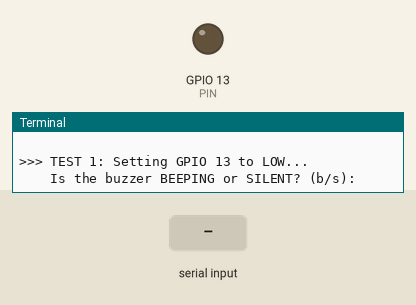
Simulated run of this program. Board: Raspberry Pi (BCM pin numbers). Parts: output pins drawn as LEDs (lit = HIGH), the last lines printed to the terminal. Inputs (shaded band) come from the test bench.

Above: at 1.2 s.
1.3 s: "b" typed at the terminal, then Enter
At 2.3 s:
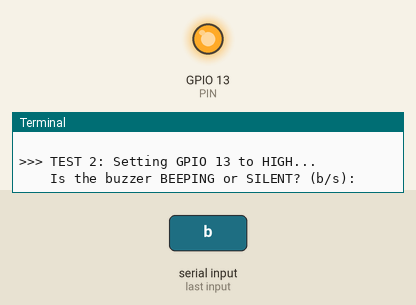
2.8 s: "s" typed at the terminal, then Enter
4.3 s: "1" typed at the terminal, then Enter
Timing chart, 0 to 7.3 s (numbered marks = the images above; inputs shaded):
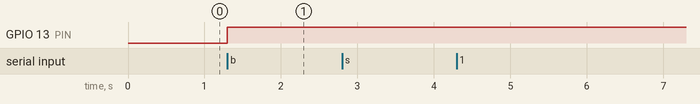

Measured:
- after the input at 1.3 s, GPIO 13 (PIN): LOW → HIGH at once

The program:

buzzer_diag.py
```python
#!/usr/bin/env python3
"""
BUZZER DIAGNOSTIC — Run this on the Raspberry Pi to figure out
what's really going on with your buzzer module.

Wiring for this test:
  VCC → Pin 2 (5V)
  GND → Pin 6 (GND)
  I/O → Pin 33 (GPIO 13)

Run:  python3 buzzer_diag.py
"""
import time

try:
    import RPi.GPIO as GPIO
except ImportError:
    print("ERROR: RPi.GPIO not found. Run this on the Raspberry Pi!")
    exit(1)

PIN = 13  # BCM pin = Physical Pin 33

GPIO.setwarnings(False)
GPIO.setmode(GPIO.BCM)
GPIO.setup(PIN, GPIO.OUT)

print("=" * 55)
print("  BUZZER DIAGNOSTIC TOOL")
print("  Wiring: VCC=5V, GND=GND, I/O=Pin33 (GPIO13)")
print("=" * 55)

# ─── TEST 1: Pin LOW ────────────────────────────
print("\n>>> TEST 1: Setting GPIO 13 to LOW...")
GPIO.output(PIN, GPIO.LOW)
answer1 = input("    Is the buzzer BEEPING or SILENT? (b/s): ").strip().lower()

# ─── TEST 2: Pin HIGH ───────────────────────────
print("\n>>> TEST 2: Setting GPIO 13 to HIGH...")
GPIO.output(PIN, GPIO.HIGH)
answer2 = input("    Is the buzzer BEEPING or SILENT? (b/s): ").strip().lower()

# ─── TEST 3: Disconnect VCC ─────────────────────
print("\n>>> TEST 3: Now DISCONNECT the VCC wire (remove it from 5V pin).")
input("    Press Enter after disconnecting VCC...")
answer3 = input("    Is the buzzer BEEPING or SILENT now? (b/s): ").strip().lower()

# ─── TEST 4: Reconnect VCC and disconnect I/O ───
print("\n>>> TEST 4: Reconnect VCC. Then DISCONNECT the I/O wire from Pin 33.")
input("    Press Enter after reconnecting VCC and disconnecting I/O...")
answer4 = input("    Is the buzzer BEEPING or SILENT now? (b/s): ").strip().lower()

# ─── RESULTS ────────────────────────────────────
GPIO.cleanup(PIN)

print("\n" + "=" * 55)
print("  RESULTS")
print("=" * 55)
print(f"  Test 1 (GPIO LOW):       {'BEEPING' if answer1 == 'b' else 'SILENT'}")
print(f"  Test 2 (GPIO HIGH):      {'BEEPING' if answer2 == 'b' else 'SILENT'}")
print(f"  Test 3 (No VCC):         {'BEEPING' if answer3 == 'b' else 'SILENT'}")
print(f"  Test 4 (No I/O, has VCC):{'BEEPING' if answer4 == 'b' else 'SILENT'}")
print("=" * 55)

if answer3 == 'b':
    print("\n⚠️  Buzzer beeps even without VCC — check wiring!")
elif answer4 == 'b':
    print("\n⚠️  Buzzer beeps just from VCC power alone!")
    print("   The I/O pin is NOT controlling the buzzer.")
    print("   FIX: Connect VCC to GPIO pin instead of 5V.")
    print("   New wiring:")
    print("     VCC → Pin 33 (GPIO 13)")
    print("     GND → Pin 6 (GND)")
    print("     I/O → Not connected (leave floating)")
elif answer1 == 's' and answer2 == 'b':
    print("\n✅  ACTIVE-HIGH buzzer confirmed!")
    print("   LOW=OFF, HIGH=ON — code should use current logic.")
elif answer1 == 'b' and answer2 == 's':
    print("\n✅  ACTIVE-LOW buzzer confirmed!")
    print("   HIGH=OFF, LOW=ON — code needs active-low logic.")
else:
    print("\n⚠️  Unexpected results. Please share these results.")

print("\nDone.")
```
